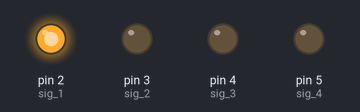
A sketch run on a simulated Arduino Uno, built with avr-gcc and run on an emulated ATmega328P. Shown: output pins drawn as LEDs (lit = HIGH).

Above: at 0.5 s.
At 1.5 s:
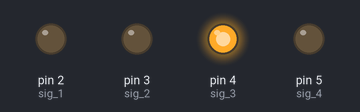
At 2.5 s:
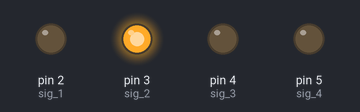
At 3.5 s:
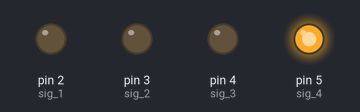
Timing chart, 0 to 5.2 s (numbered marks = the images above):
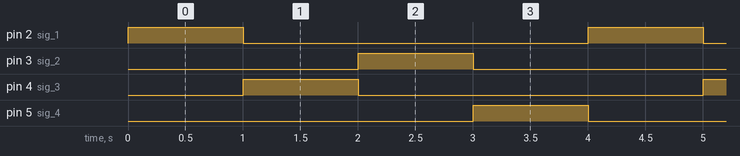

Measured:
- by itself, pin 2 (sig_1), pin 3 (sig_2), pin 4 (sig_3), pin 5 (sig_4): alternates HIGH for 1.0 s and LOW for 3.0 s
- by itself, everything shown: repeats every 4.0 s, in 4 steps

The sketch:

kode_stepper_control.ino
```cpp
void setup() {
  // put your setup code here, to run once:
  for(int i = 2; i <= 5; i++){
    pinMode(i, OUTPUT);
  }
}
int sig_1 = 2; //black
int sig_2 = 3; //green
int sig_3 = 4; //blue
int sig_4 = 5; //red

void Spole_1_stom(void){
  digitalWrite(sig_1, HIGH);
  digitalWrite(sig_2, LOW);
}
void Spole_2_stom(void){
  digitalWrite(sig_3, HIGH);
  digitalWrite(sig_4, LOW);
}

void Spole_1_inv_stom(void){
  digitalWrite(sig_1, LOW);
  digitalWrite(sig_2, HIGH);
}

void Spole_2_inv_stom(void){
  digitalWrite(sig_3, LOW);
  digitalWrite(sig_4, HIGH);
}

void All_GND(void){
  for(int i = 2; i <= 5; i++){
    digitalWrite(i, LOW);
  }
}
void loop() {
  All_GND();
  Spole_1_stom();
  delay(1000);

  All_GND();
  Spole_2_stom();
  delay(1000);

  All_GND();
  Spole_1_inv_stom();
  delay(1000);

  All_GND();
  Spole_2_inv_stom();
  delay(1000);
}
```
